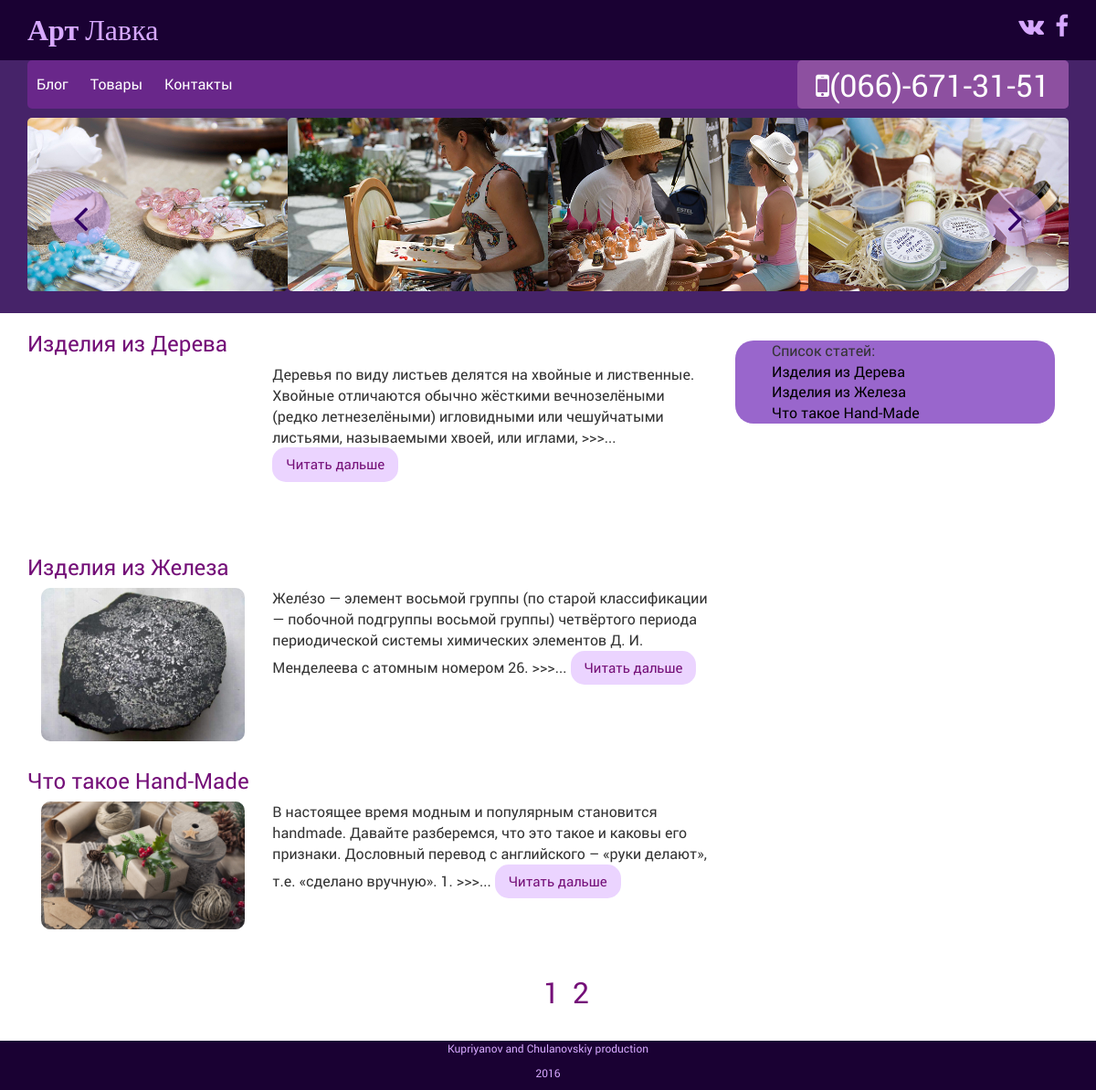
/, run on an earlier commit of the app's database.
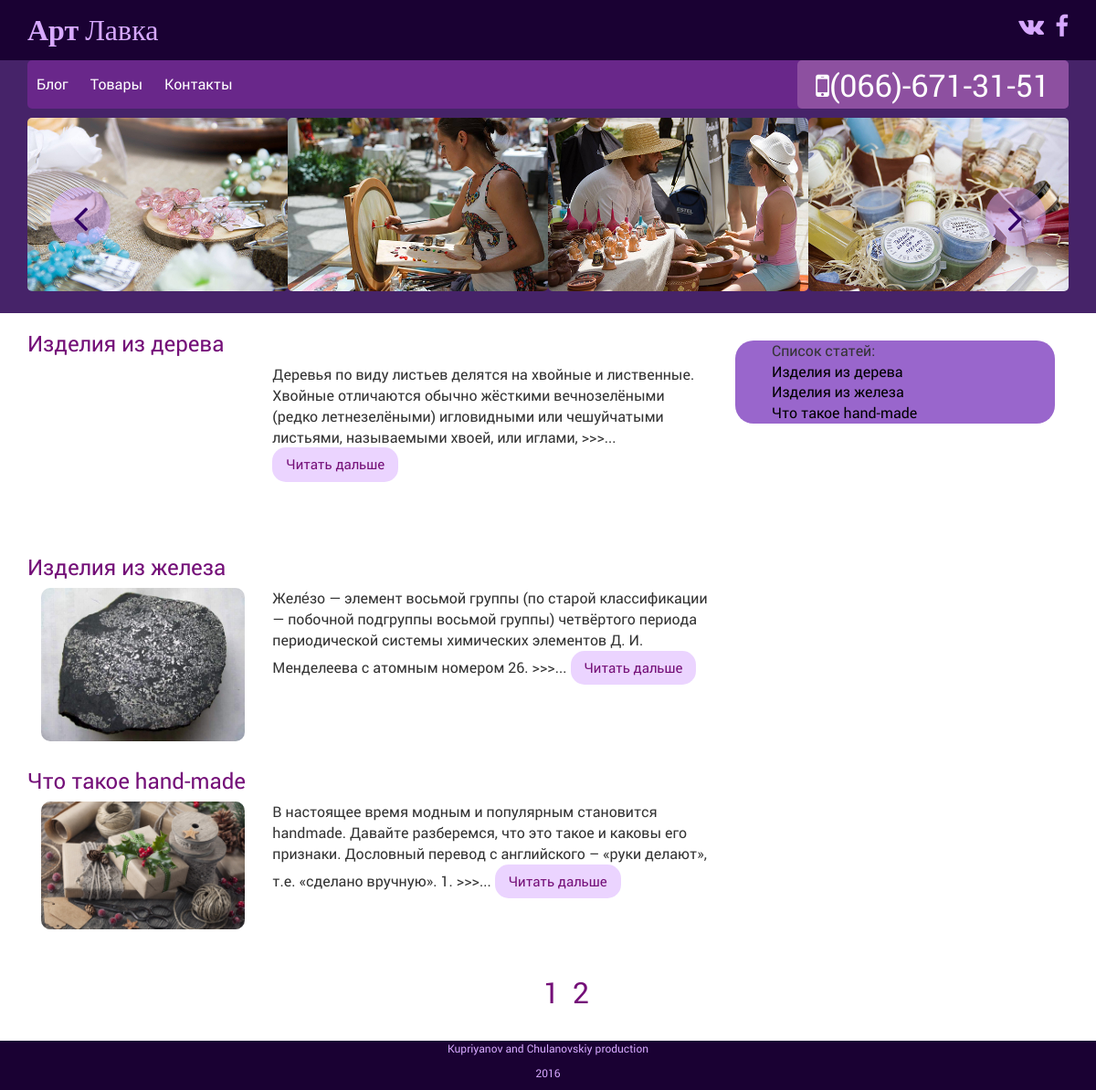
And on a later commit of the database.
### wood/models.py (models this page shows, shortened)
class Article(models.Model):
    title = models.CharField(max_length=200)
    image = models.ImageField(upload_to='img/blog', default=None)
    text = models.TextField()
    def short_text(self):
        short = self.text[:TEXT_LEN_MIN].split(' ')[:-1]
        return ' '.join(short) + ' >>>'

### wood/views.py (the view)
# urls.py: url(r'^$', views.main, name='main'),
def main(request, page_number=1):
    articles = Article.objects.all()
    current_page = Paginator(articles, 3)
    context = {'articles': current_page.page(page_number), 'pages': current_page.page_range}
    return render(request, 'wood/main.html', context)

### wood/templates/wood/main.html (shortened to what this page needs)
{% extends 'wood/base.html' %}
{% block content %}
<div class="container">
    <div class="col-md-8">
        <div class="content_text">
            {% for article in articles %}
            <div class="blog_item">
                <div class="row">
                    <div class="col-md-14">
                        <h3><a href="{% url 'single_article' article.id %}">{{ article.title }}</a></h3>
                    </div>
                    <div class="col-md-4">
                        <img src="{{ article.image.url }}" alt="">
                    </div>
                    <div class="col-md-8">
                        <p>{{ article.short_text }}...
                            <button class="button">
                                <a href="{% url 'single_article' article.id %}">Читать дальше</a>
                            </button>
                        </p>
                    </div>
                </div>
            </div>
            {% endfor %}
    </div>
        </div>
    <div class="col-md-4">
                <aside class="right_side">
                    <ul>
                        <li>Список статей:</li>
                        {% for article in articles %}
                        <li><a href="{% url 'single_article' article.id %}">{{ article.title }}</a></li>
                        {% endfor %}
                    </ul>
                </aside>
            </div>
</div>
    <div class="pagination text-center">
        <ul>
            {% for page in pages %}
                <li><a href="/page/{{ page }}">{{ page }}</a></li>
            {% endfor %}
        </ul>
    </div>
{% endblock %}

What changed in the data, as far as the page shows it:
changed Article: title "Изделия из Дерева" → "Изделия из дерева"
changed Article: title "Изделия из Железа" → "Изделия из железа"
changed Article: title "Что такое Hand-Made" → "Что такое hand-made"
